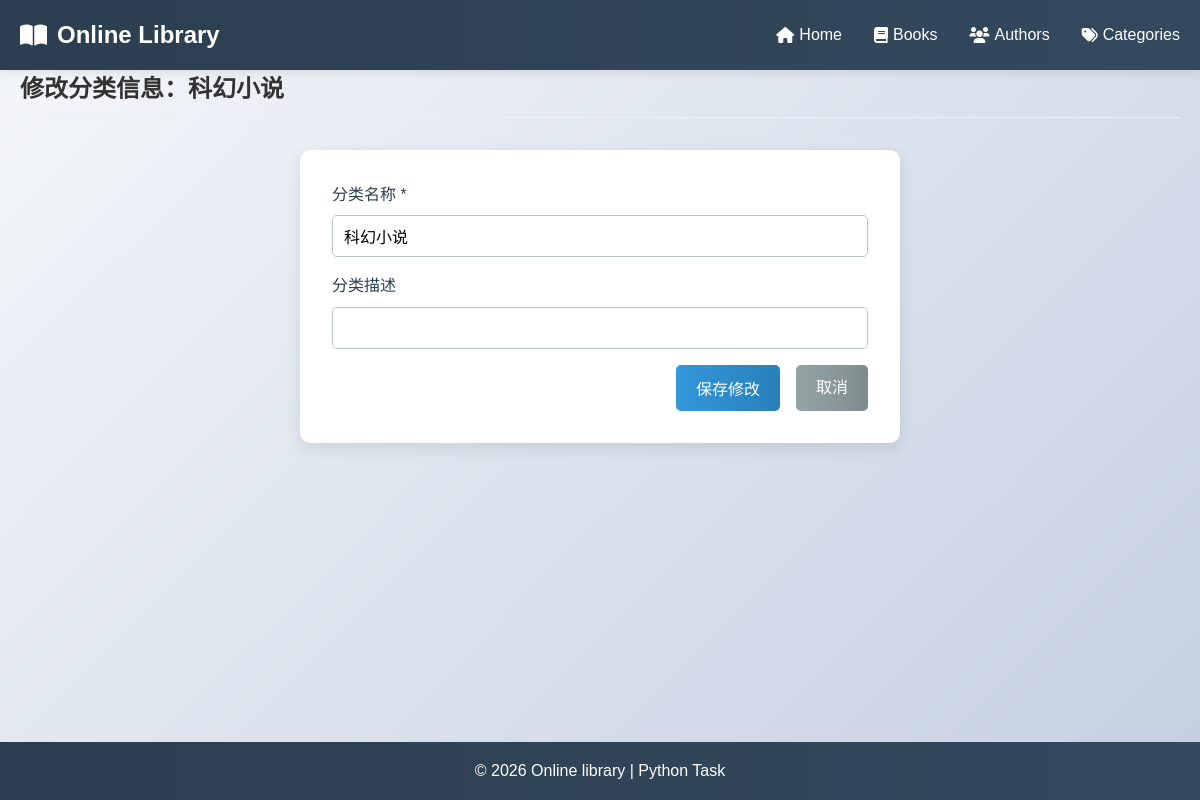
The app's page /edit-category/1, older data.
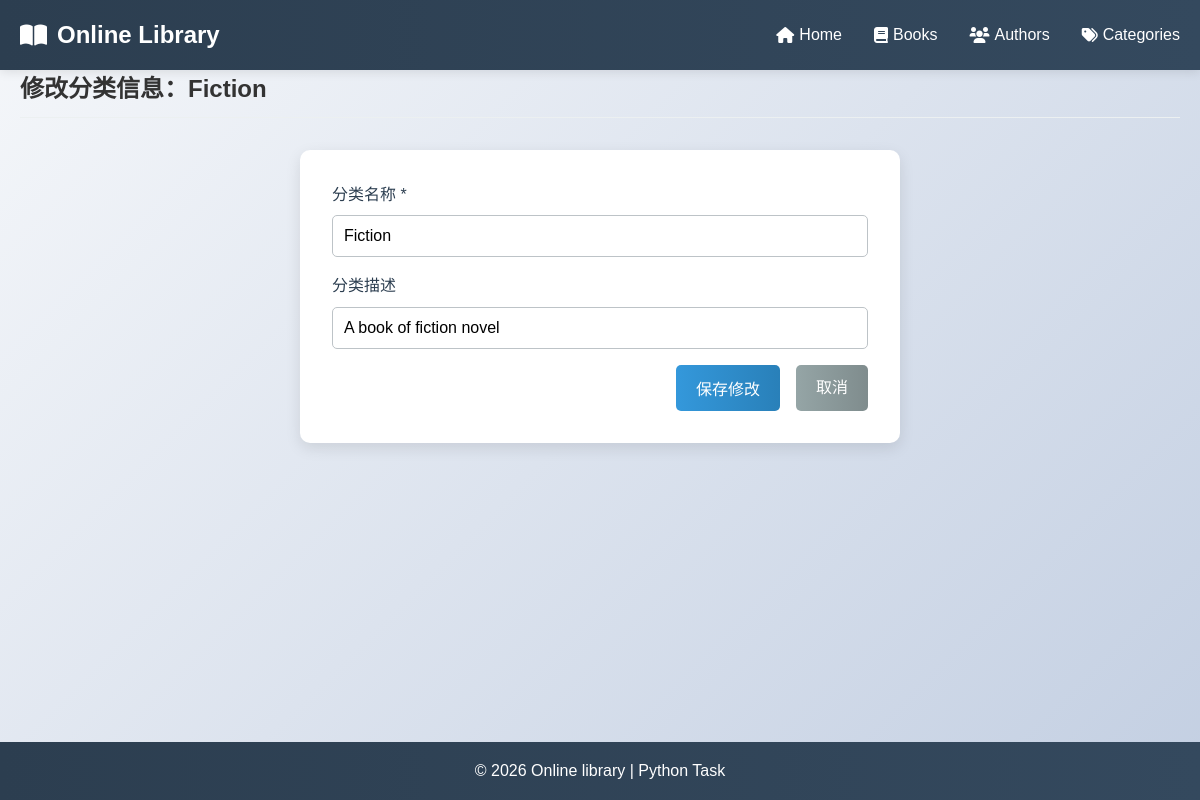
The same page, newer data.
### models.py (models this page shows, shortened)
class Category(db.Model):
    id = db.Column(db.Integer, primary_key=True)
    name = db.Column(db.String(50), nullable=False, unique=True)
    description = db.Column(db.String(200))
    books = db.relationship('Book', backref='category', lazy=True)

### app.py (the view)
@app.route('/edit-category/<int:category_id>', methods=['GET', 'POST'])
def edit_category(category_id):
    category = Category.query.get_or_404(category_id)
    if request.method == 'POST':
        category.name = request.form['name'].strip()
        category.description = request.form['description'].strip()
        db.session.commit()
        flash('分类信息更新成功！', 'success')
        return redirect(url_for('list_categories'))
    return render_template('edit_category.html', category=category)

### templates/edit_category.html
{% extends "base.html" %}
{% block content %}
<section class="page-header">
    <h1>修改分类信息：{{ category.name }}</h1>
</section>
<form method="POST" class="add-book-form" style="max-width: 600px; margin: 0 auto;">
    <div class="form-section">
        <div class="form-group">
            <label for="name">分类名称 *</label>
            <input type="text" id="name" name="name" value="{{ category.name }}" required>
        </div>
        <div class="form-group">
            <label for="description">分类描述</label>
            <input type="text" id="description" name="description" value="{{ category.description or '' }}">
        </div>
    </div>
    <div class="form-actions">
        <button type="submit" class="btn btn-primary">保存修改</button>
        <a href="{{ url_for('list_categories') }}" class="btn btn-secondary">取消</a>
    </div>
</form>
{% endblock %}

Row changes from the older to the newer data that the page shows:
changed Category: name "科幻小说" → "Fiction"; description (not shown) → "A book of fiction novel"
